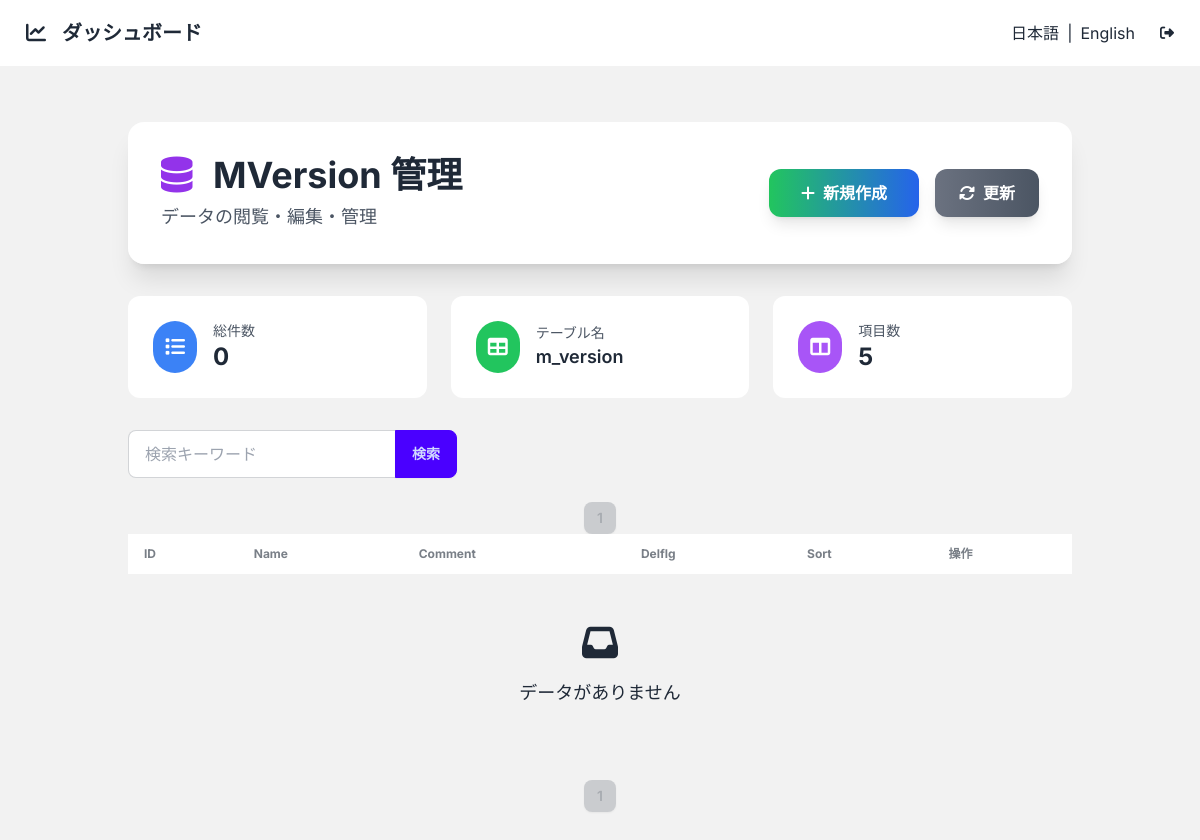
/m_version/ (signed in), run on an earlier commit of the app's database.
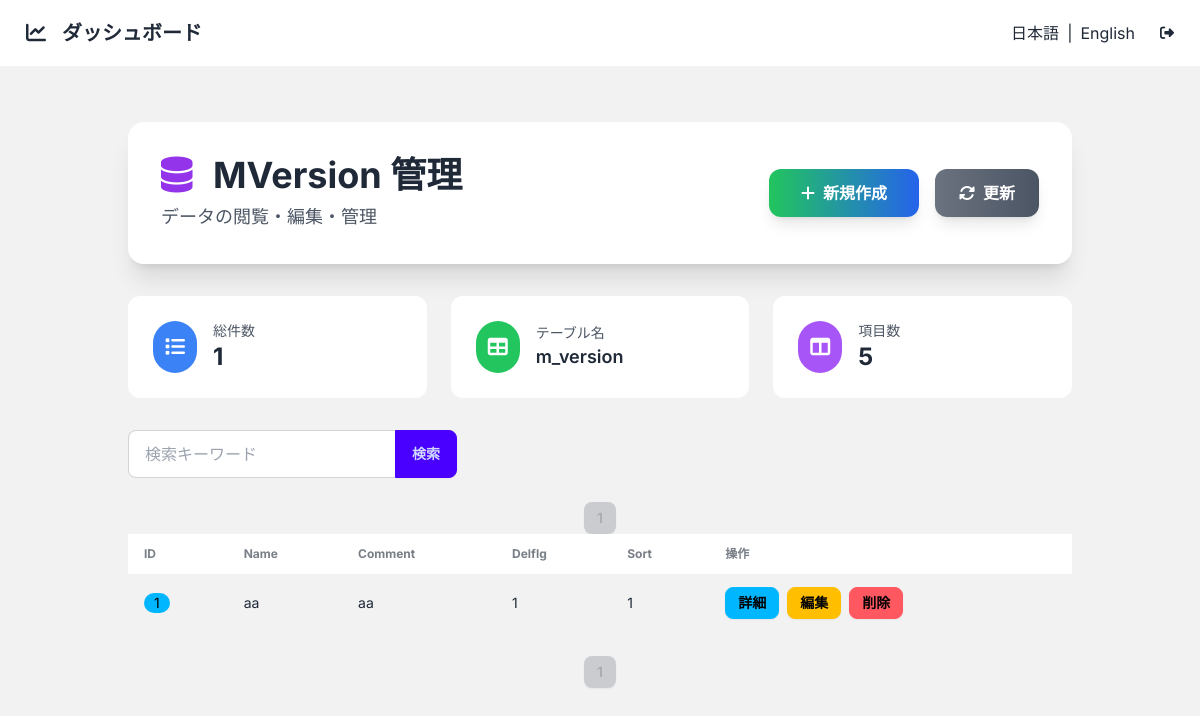
And on a later commit of the database.
### app/models/m_version.py (models this page shows)
class MVersion(BaseModel):
    __tablename__ = "m_version"
    name = Column(String(50))
    comment = Column(String(200))
    delflg = Column(Integer, nullable=True, default=0)
    sort = Column(Integer)

### app/core/base_crud.py (the view)
        @router.get("/", response_class=HTMLResponse)
        async def read_items(
            request: Request,
            db: Session = Depends(get_db),
            current_user=Depends(get_current_user),
            page: int = 1,
            per_page: int = 10,
            q: str = None
        ):
            query = db.query(model)
            if q:
                filters = [
                    col.ilike(f"%{q}%")
                    for col in model.__table__.columns
                    if hasattr(col.type, "python_type") and col.type.python_type == str
                ]
                if filters:
                    query = query.filter(or_(*filters))
            total = query.count()
            items = query.offset((page - 1) * per_page).limit(per_page).all()
            fields = [col for col in model.__table__.columns if col.name != 'id']
            return templates.TemplateResponse(
                f"{template_base}/list.html",
                {
                    "request": request,
                    "items": items,
                    "fields": fields,
                    "table_name": model.__tablename__,
                    "model_name": model.__name__,
                    "page": page,
                    "per_page": per_page,
                    "total": total,
                    "q": q or ""
                }
            )

### app/templates/m_version/list.html
{% extends "base_list.html" %}
{% set new_url = '/' ~ table_name ~ '/new' %}
{% block header_title %}{{ model_name }} 管理{% endblock %}

### app/templates/partials/_table.html
<div class="slide-in overflow-x-auto">
    <table class="table table-zebra table-pin-rows w-full">
        <thead>
        <tr>
            <th>ID</th>
            {% for field in fields %}
            <th>{{ field.name.replace('_', ' ').title() }}</th>
            {% endfor %}
            <th>操作</th>
        </tr>
        </thead>
        <tbody>
        {% for item in items %}
        <tr class="hover">
            <td><span class="badge badge-info">{{ item.id }}</span></td>
            {% for field in fields %}
            <td>{{ item[field.name] if item[field.name] is not none else '—' }}</td>
            {% endfor %}
            <td>
                <div class="flex gap-2">
                    <a href="/{{ table_name }}/{{ item.id }}" class="btn btn-info btn-sm">詳細</a>
                    <a href="/{{ table_name }}/{{ item.id }}/edit" class="btn btn-warning btn-sm">編集</a>
                    <button
                        type="button"
                        class="btn btn-error btn-sm"
                        data-delete-url="/{{ table_name }}/{{ item.id }}"
                        hx-target="closest tr"
                        hx-swap="outerHTML swap:1s"
                        onclick="showDeleteModal(this)">
                        削除
                    </button>
                </div>
            </td>
        </tr>
        {% endfor %}
        {% if not items %}
        <tr>
            <td colspan="{{ fields|length + 2 }}" class="text-center p-12">
                <i class="fas fa-inbox text-4xl mb-4"></i>
                <p class="text-lg font-medium">データがありません</p>
            </td>
        </tr>
        {% endif %}
        </tbody>
    </table>
</div>

What changed in the data, as far as the page shows it:
added MVersion: id "1", name "aa" "aa" "1" "1"
Also different on the page:
{{ items|length }}: "0" → "1"
text no longer shown: "データがありません"
